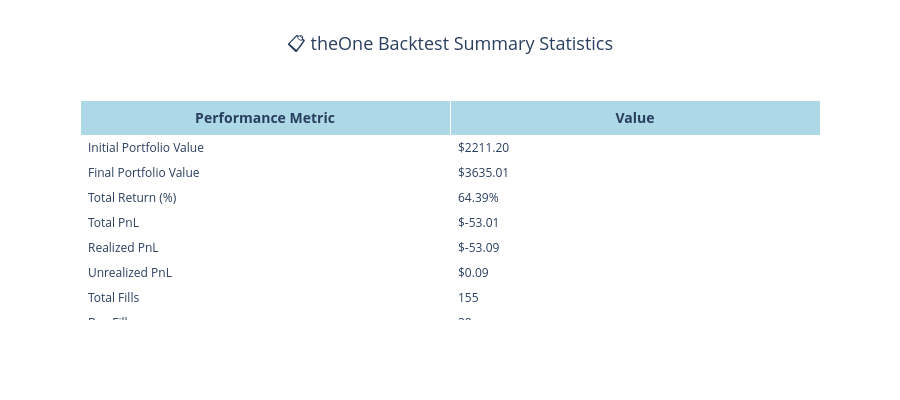

Here is the notebook cell this chart was saved with:
### Code cell
# Bonus: Interactive Summary Table
summary_data = {
    'Metric': [
        'Initial Portfolio Value',
        'Final Portfolio Value', 
        'Total Return (%)',
        'Total PnL',
        'Realized PnL',
        'Unrealized PnL',
        'Total Fills',
        'Buy Fills',
        'Sell Fills',
        'Final Base Balance',
        'Final Quote Balance',
        'Average Cost Basis'
    ],
    'Value': [
        f"${results['initial_portfolio_value']:.2f}",
        f"${results['final_portfolio_value']:.2f}",
        f"{results['total_return_pct']:.2f}%",
        f"${results['final_total_pnl']:.2f}",
        f"${results['final_realized_pnl']:.2f}",
        f"${results['final_unrealized_pnl']:.2f}",
        f"{results['total_fills']}",
        f"{results['buy_fills']}",
        f"{results['sell_fills']}",
        f"{results['portfolio'].base_balance:.4f}",
        f"${results['portfolio'].quote_balance:.2f}",
        f"${results['portfolio'].base_cost_basis:.4f}"
    ]
}

summary_df = pd.DataFrame(summary_data)

fig_table = go.Figure(data=[go.Table(
    header=dict(
        values=['<b>Performance Metric</b>', '<b>Value</b>'],
        fill_color='lightblue',
        font_size=14,
        height=30
    ),
    cells=dict(
        values=[summary_df['Metric'], summary_df['Value']],
        fill_color='white',
        font_size=12,
        height=25,
        align='left'
    )
)])

fig_table.update_layout(
    title="📋 theOne Backtest Summary Statistics",
    title_x=0.5,
    title_font_size=18,
    height=400
)

fig_table.show()

### Figure 1 — Plotly figure (JSON) as saved in the notebook; plotly's stock layout.template omitted (floating-point values rounded to 4 significant figures)
{"data": [{"cells": {"align": "left", "fill": {"color": "white"}, "font": {"size": 12}, "height": 25, "values": [["Initial Portfolio Value", "Final Portfolio Value", "Total Return (%)", "Total PnL", "Realized PnL", "Unrealized PnL", "Total Fills", "Buy Fills", "Sell Fills", "Final Base Balance", "Final Quote Balance", "Average Cost Basis"], ["$2211.20", "$3635.01", "64.39%", "$-53.01", "$-53.09", "$0.09", "155", "38", "117", "175.9000", "$3597.67", "$0.2118"]]}, "header": {"fill": {"color": "lightblue"}, "font": {"size": 14}, "height": 30, "values": ["<b>Performance Metric</b>", "<b>Value</b>"]}, "type": "table"}], "layout": {"height": 400, "title": {"font": {"size": 18}, "text": "📋 theOne Backtest Summary Statistics", "x": 0.5}}}
